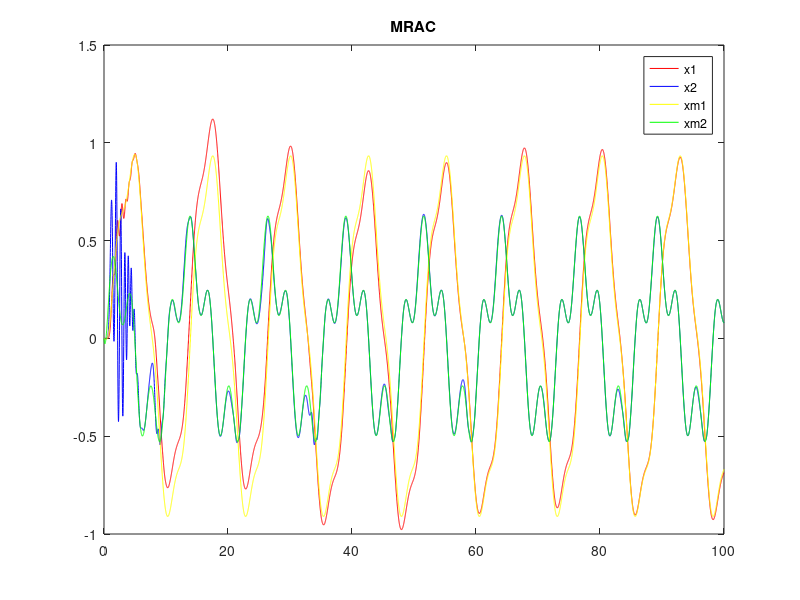

Source code (MATLAB):
%MRAC
clear;clc;
totaltime=100;
delta=0.01;
totalstep=totaltime/delta;

%model
xm1(1)=0;xm2(1)=0;
for k=1:totalstep
%     r(k)=1;
    r(k)=sin(0.5*k*delta)+0.3*cos(2*k*delta+4);
    xm1_dot(k)=xm2(k);
    xm2_dot(k)=-2*xm1(k)-3*xm2(k)+2*r(k);
    xm1(k+1)=xm1(k)+xm1_dot(k)*delta;
    xm2(k+1)=xm2(k)+xm2_dot(k)*delta;
end

%select para.
Q=[1 0;0 1000];
Am=[0 1;-3 -4];bm=2;
b=1;
P=lyap(Am,Q);
gamma0=1;gamma1=0.5;gamma2=4;

theta0(1)=0;theta1(1)=0;theta2(1)=0;
x1(1)=0;x2(1)=0;
for k=1:totalstep
%     r(k)=1;
    r(k)=sin(0.5*k*delta)+0.3*cos(2*k*delta+4);
    u(k)=theta0(k)*r(k)+theta1(k)*x1(k)+theta2(k)*x2(k);
    
    x1_dot(k)=x2(k);
    x2_dot(k)=0.4*x1(k)+1.8*x2(k)+1*u(k);
    x1(k+1)=x1(k)+x1_dot(k)*delta;
    x2(k+1)=x2(k)+x2_dot(k)*delta;
    
    
    e1(k)=xm1(k)-x1(k);
    e2(k)=xm2(k)-x2(k);
    zeta(k)=0.5*(P(1,2)*e1(k)+P(2,2)*e2(k));
    theta0_dot(k)=zeta(k)*r(k)/(b*gamma0);
    theta1_dot(k)=zeta(k)*x1(k)/(b*gamma1);
    theta2_dot(k)=zeta(k)*x2(k)/(b*gamma2);
    
    theta0(k+1)=theta0(k)+theta0_dot(k)*delta;
    theta1(k+1)=theta1(k)+theta1_dot(k)*delta;
    theta2(k+1)=theta2(k)+theta2_dot(k)*delta;
    
end


plot([0:1:totalstep]*delta,x1,'r');hold on;
plot([0:1:totalstep]*delta,x2,'b');hold on;
plot([0:1:totalstep]*delta,xm1,'y');hold on;
plot([0:1:totalstep]*delta,xm2,'g');hold on;
legend('x1','x2','xm1','xm2');
title('MRAC');
